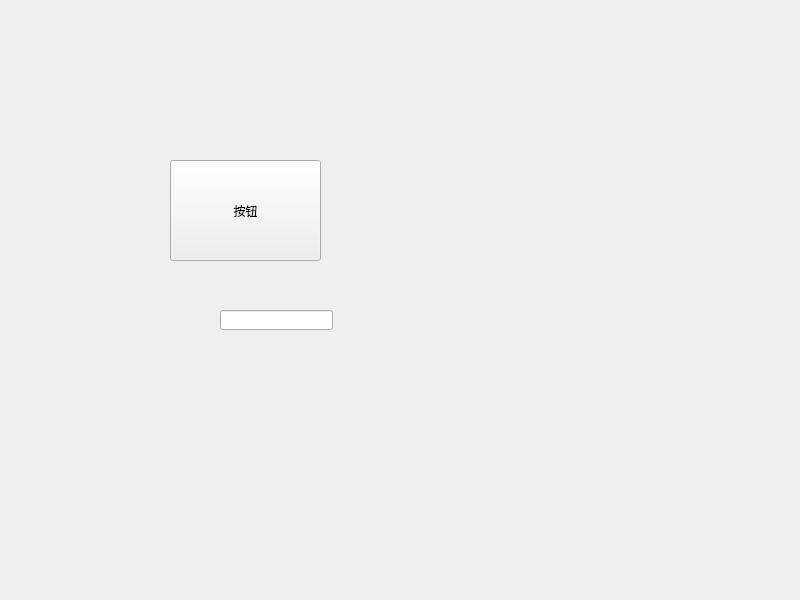
<?xml version="1.0" encoding="UTF-8"?>
<ui version="4.0">
 <class>Widget</class>
 <widget class="QWidget" name="Widget">
  <property name="geometry">
   <rect>
    <x>0</x>
    <y>0</y>
    <width>800</width>
    <height>600</height>
   </rect>
  </property>
  <property name="cursor">
   <cursorShape>ArrowCursor</cursorShape>
  </property>
  <property name="windowTitle">
   <string>Widget</string>
  </property>
  <widget class="QPushButton" name="pushButton">
   <property name="geometry">
    <rect>
     <x>170</x>
     <y>160</y>
     <width>151</width>
     <height>101</height>
    </rect>
   </property>
   <property name="cursor">
    <cursorShape>ArrowCursor</cursorShape>
   </property>
   <property name="text">
    <string>按钮</string>
   </property>
  </widget>
  <widget class="QLineEdit" name="lineEdit">
   <property name="geometry">
    <rect>
     <x>220</x>
     <y>310</y>
     <width>113</width>
     <height>20</height>
    </rect>
   </property>
  </widget>
 </widget>
 <resources/>
 <connections/>
</ui>
